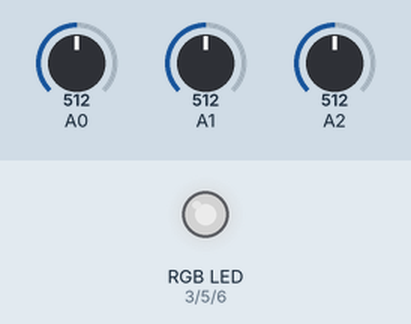
This sketch was run on a simulated Arduino Uno, built with avr-gcc and run on an emulated ATmega328P. Shown: an RGB LED mixed from three pins (HIGH = lit). The test bench sets the inputs (shaded band); at power-on: A0 = 512, A1 = 512, A2 = 512. Dim RGB values are drawn brighter than linear; what the sketch prints to the serial monitor is not drawn.

Above: at 1.2 s.
1.3 s: A0 set to 716
At 1.6 s:
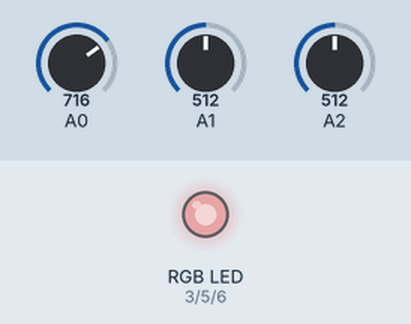
2.8 s: A1 set to 716
At 3.9 s:
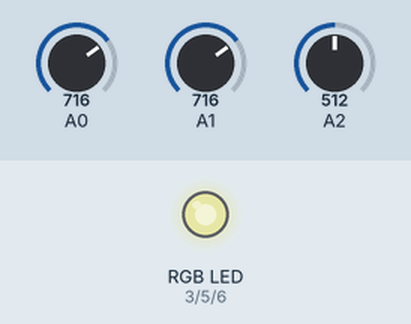
4.3 s: A2 set to 716
At 4.9 s:
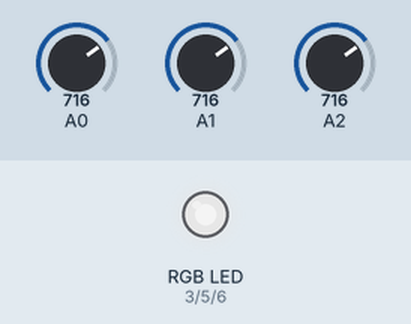
5.8 s: A0 set to 900
At 7.0 s:
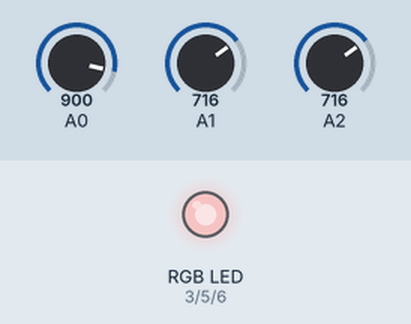
7.3 s: A1 set to 900
At 8.5 s:
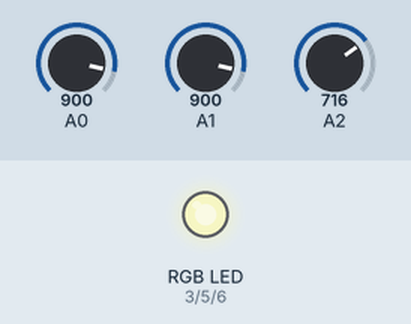
8.8 s: A2 set to 900
At 9.6 s:
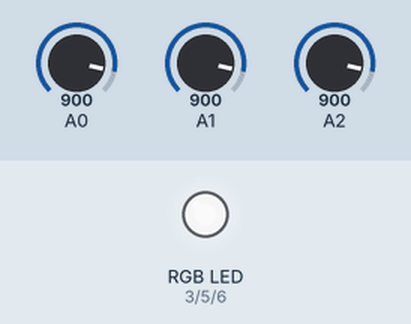
Timing chart, 0 to 11.3 s (numbered marks = the images above; inputs shaded):
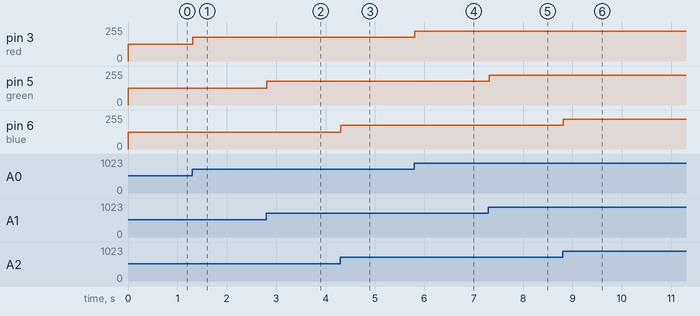

Measured:
- after the input at 1.3 s, pin 3 (red): 127/255 → 178/255 at once
- after the input at 2.8 s, pin 5 (green): 127/255 → 178/255 at once
- after the input at 4.3 s, pin 6 (blue): 127/255 → 178/255 at once
- after the input at 5.8 s, pin 3 (red): 178/255 → 224/255 at once
- after the input at 7.3 s, pin 5 (green): 178/255 → 224/255 at once
- after the input at 8.8 s, pin 6 (blue): 178/255 → 224/255 at once

The sketch:

Homework_1.ino
```cpp
 const int red = 3;
 const int green = 5;
 const int blue = 6;

void setup() {

  Serial.begin(9600);

  pinMode(red, OUTPUT);
  pinMode(green, OUTPUT);
  pinMode(blue, OUTPUT);

}

void loop() {

  int intensity_red = analogRead(A0);
  int intensity_green = analogRead(A1);
  int intensity_blue = analogRead(A2);

  //I used tyhe following values for mapping the voltage. The potentiometer's values range from 0 to 1024 Ohms and the led's values range from 0 to 255 Ohms.
  // Mapping means 'translating' the value read from the potentiometer to the one used by the led.
  int pot_max_value = 1024;
  int pot_min_value = 0;
  int led_max_value = 255;
  int led_min_value = 0;

  intensity_red = map(intensity_red, pot_min_value, pot_max_value, led_min_value, led_max_value); //mapping function
  analogWrite(red, intensity_red);
  Serial.print(intensity_red);

  intensity_green = map(intensity_green, pot_min_value, pot_max_value, led_min_value, led_max_value);
  analogWrite(green, intensity_green);
  Serial.print(intensity_green);

  intensity_blue = map(intensity_blue, pot_min_value, pot_max_value, led_min_value, led_max_value);
  analogWrite(blue, intensity_blue);
  Serial.print(intensity_blue);
}
```
